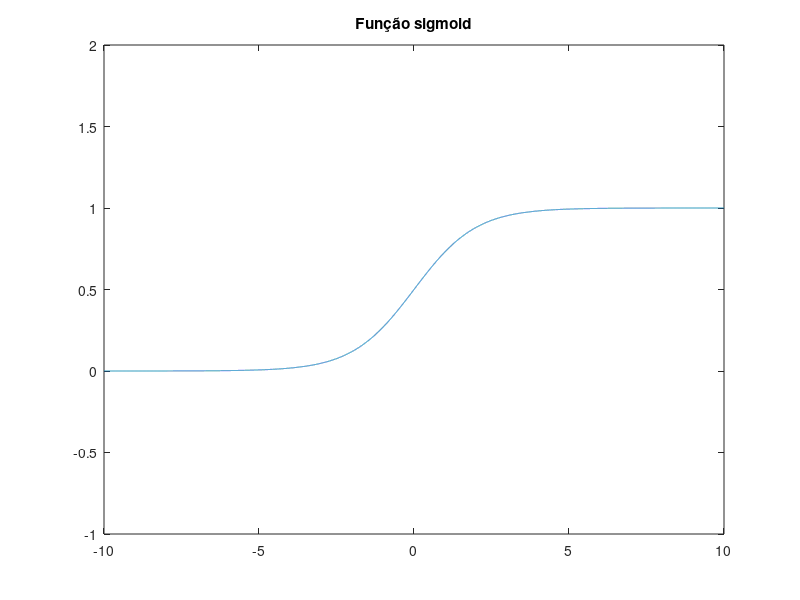

This figure's MATLAB source:
x = [-10:0.001:10];
y = 1 ./ (1 + exp(-x));


plot(x, y);

ylim([-1, 2]);

title('Função sigmoid');

set(gcf, 'Position', [100, 100, 800, 600]);

print('funcao_sigmoid.pdf', '-dpdf', '-r600');